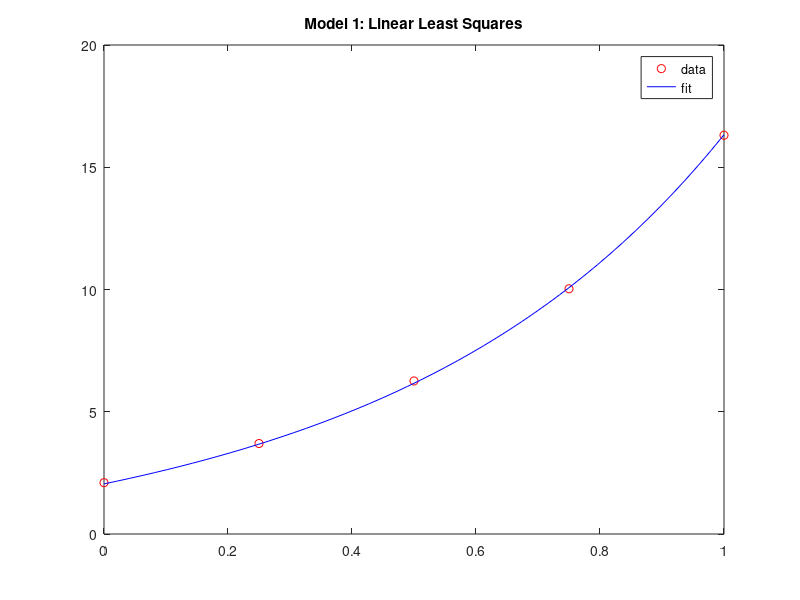

This figure's MATLAB source:
%% Approximation: Lab 8
%%%
% *Gwen Zapata*
%%%
% *ISC4220C*
%%
%% Football Team rankings
clear

%%%
% Each 1 represents a win for each team; each -1 represents a loss for each
% team.  0 indicates a team didn't play.
%
% The final row adds sufficient conditions to find a solution.
game_matrix = [
    1 -1  0  0
    0 -1  1  0
    1  0  0 -1
    0  0  1 -1
    0  1  0 -1
    1  1  1  1
];
%%%
% Construct column vector of game score differences where the last element
% is the total.
differences = [
    4 9 6 3 7 20
]';

%%%
% Use linear least squares to determine the ranking numbers for the teams:
rank = (game_matrix'*game_matrix) \ (game_matrix'*differences);

fprintf('T1\tT2\tT3\tT4\n');
fprintf('%g\t%g\t%g\t%g\n',rank(1),rank(2),rank(3),rank(4));

%% 2014 Exam Problem
%
clear

% Data from problem specification
data = [
    0.00     2.10
    0.25     3.70
    0.50     6.26
    0.75    10.03
    1.00    16.31
];

xs = data(:,1);
ys = data(:,2);

%%%
% Using linear least squares, we can take the model
m1 = @(a,b,t) a.*t + b.*exp(2*t);
%%%
% and fit the parameters $$ a_1 $$ and $$ b_1 $$ to our data set to minimize
% the difference between the model and data where a and b are the linearly
% independent parameters to minimize using lls.

% Create a matrix seperating the linear terms of the model
A = [m1(1,0,xs) m1(0,1,xs)];

% Calculate coefficients with linear least squares
c = (A'*A)  \ (A'*ys);

ts = linspace(0,1,50);

% Plot results to inspect fitting
figure(1);
plot(xs,ys,'ro',ts,m1(c(1),c(2),ts),'b');
title('Model 1: Linear Least Squares');
legend('data','fit');
